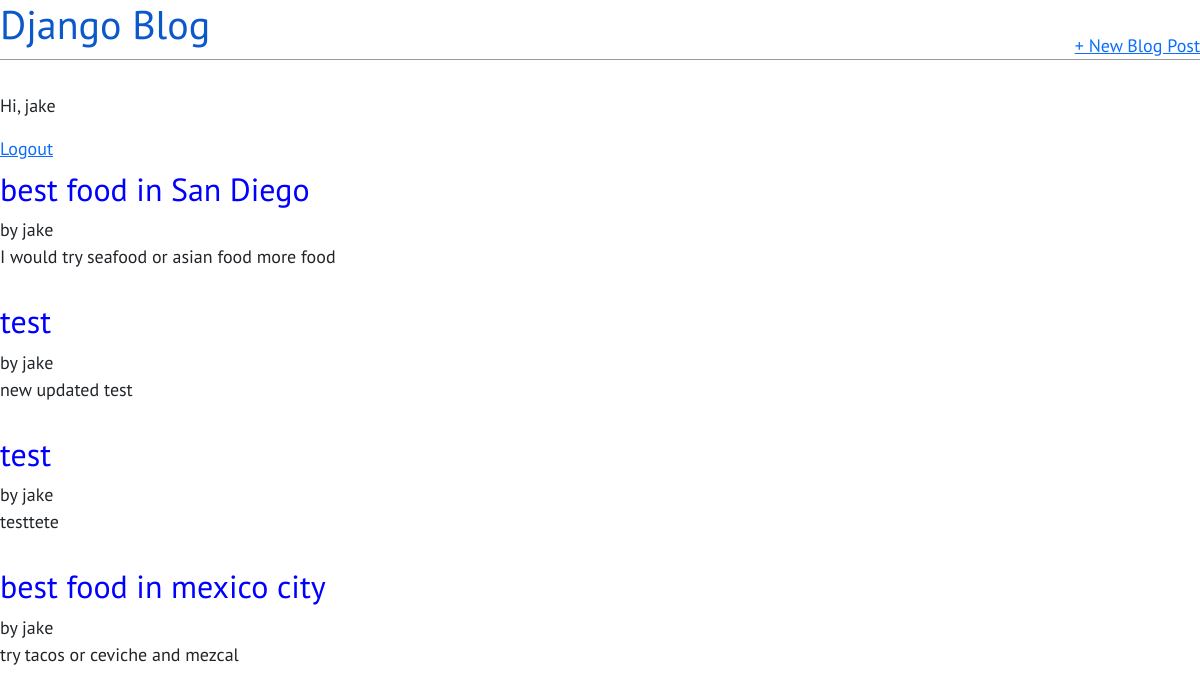
The app's page / (signed in) with its own data.
### blog/models.py (models this page shows, shortened)
class Post(models.Model):
    title = models.CharField(max_length=200)
    author = models.ForeignKey('auth.User', on_delete=models.CASCADE)
    body = models.TextField()

### blog/views.py (the view)
# urls.py: path('', BlogListView.as_view(), name='home'),
class BlogListView(ListView):
    model = Post
    template_name = "home.html"
    context_object_name = "all_posts_list"

### templates/home.html (shortened to what this page needs)
{% extends 'base.html' %}
{% block content %}
    {% for post in all_posts_list %}
    <div class="post-entry">
        <h2>
            <a href="{% url 'post_detail' post.pk %}">{{ post.title }}</a>
        </h2>
        <p>by {{ post.author }}</p>
        <p>{{ post.body }}</p>
    </div>
    {% endfor %}
{% endblock content %}

### templates/base.html (shortened to what this page needs)
{% load static %}
<!DOCTYPE html>
<html lang="en">
<head>
    <link href="https://cdn.jsdelivr.net/npm/bootstrap@5.1.0/dist/css/bootstrap.min.css" rel="stylesheet">
    <link rel="stylesheet" href="{% static 'css/base.css' %}">
</head>
<body>
    <header>
        <div class="nav-left">
            <h1><a href="{% url 'home' %}">Django Blog</a></h1>
        </div>
        <div class="nav-right">
            <a href="{% url 'post_new' %}">+ New Blog Post</a>
        </div>
    </header>
    {% if user.is_authenticated %}
        <p>Hi, {{ user.username }}</p>
        <a href="{% url 'logout' %}">Logout</a>
    {% else %}
        <p>You are not logged in.</p>
        <a href="{% url 'login' %}">Login</a>
    {% endif %}
    {% block content %}
    {% endblock content %}
</body>
</html>

### static/css/base.css (style rules this page uses)
body { font-size: 18px; font-family: 'PT Sans', sans-serif; }
header { border-bottom: 1px solid #999; margin-bottom: 2rem; display: flex; }
header h1 a { color:red; text-decoration: none; }
.nav-left { margin-right: auto; }
.nav-right { display: flex; padding-top: 2rem; }
.post-entry { margin-bottom: 2rem; }
.post-entry h2 { margin: 0.5rem 0; }
.post-entry h2 a, .post-entry h2 a:visited { color: blue; text-decoration: none; }
.post-entry p { margin: 0; font-weight: 400; }

### records on screen
Post: title "best food in San Diego", author "jake", body "I would try seafood or asian food more food"
Post: title "test", author "jake", body "new updated test"
Post: title "test", author "jake", body "testtete"
Post: title "best food in mexico city", author "jake", body "try tacos or ceviche and mezcal"

### other values on screen
{{ user.username }} "jake"
